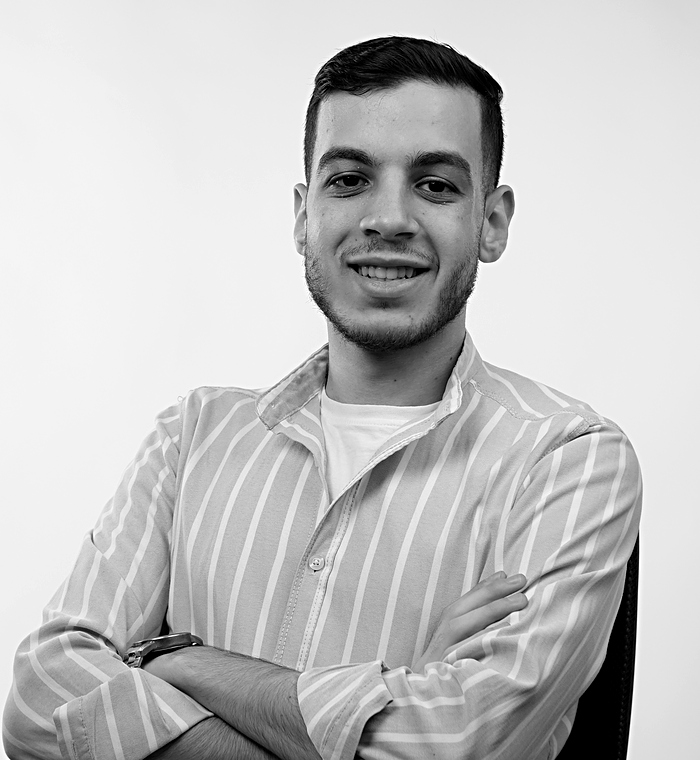
#> input picture assets/portrait-prepped.png, 700 x 760 px
$ python prep_photo.py ../assets/portrait-prepped.png
#> lines starting #> are read from the running program, lines starting #| are printed output that depends on the picture
#!/usr/bin/env python3
"""One-time: crop the studio portrait (already on a white seamless, so no
background removal is needed) to the ASCII art's aspect, boost local contrast,
and save assets/portrait-prepped.png.
Usage: python scripts/prep_photo.py "path/to/Belal new .jpg" """
import os
import sys

from PIL import Image, ImageFilter, ImageOps

HERE = os.path.dirname(os.path.abspath(__file__))
OUT = os.path.join(HERE, "..", "assets", "portrait-prepped.png")
CROP = (0.225, 0.215, 1.0, 0.715)  # head + crossed arms, as fractions of W/H
ASPECT = 700 / 760                   # art area of avi-ascii.svg (w/h)

img = ImageOps.exif_transpose(Image.open(sys.argv[1])).convert("L")
#> img is the input picture: PIL image 700x760 L; min 0, max 255, mean 194
W, H = img.size
#> W = 700; H = 760
l, t, r, b = CROP[0] * W, CROP[1] * H, CROP[2] * W, CROP[3] * H
#> l = 157.5; t = 163.4; r = 700; b = 543.4
h = b - t
#> h = 380
w = h * ASPECT
#> w = 350
l = max(0, r - w)
#> l = 350
img = img.crop((int(l), int(t), int(r), int(b))).resize((700, 760), Image.LANCZOS)
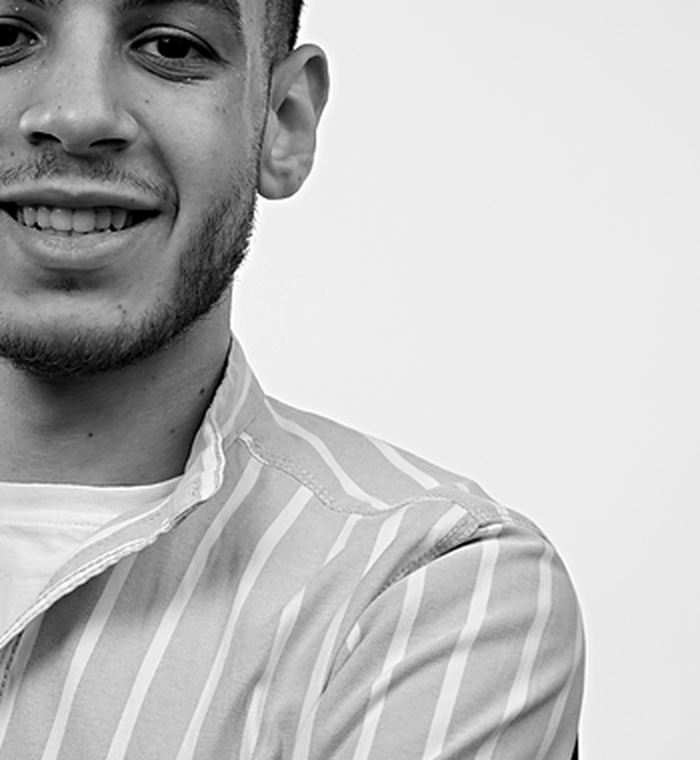
#> img: PIL image 700x760 L; min 0, max 255, mean 189.6
img = ImageOps.autocontrast(img, cutoff=(1, 0))
img = img.filter(ImageFilter.UnsharpMask(radius=3, percent=35, threshold=3))
img.save(OUT)
print(f"wrote {OUT} {img.size}")
#| wrote scripts/../assets/portrait-prepped.png (700, 760)
